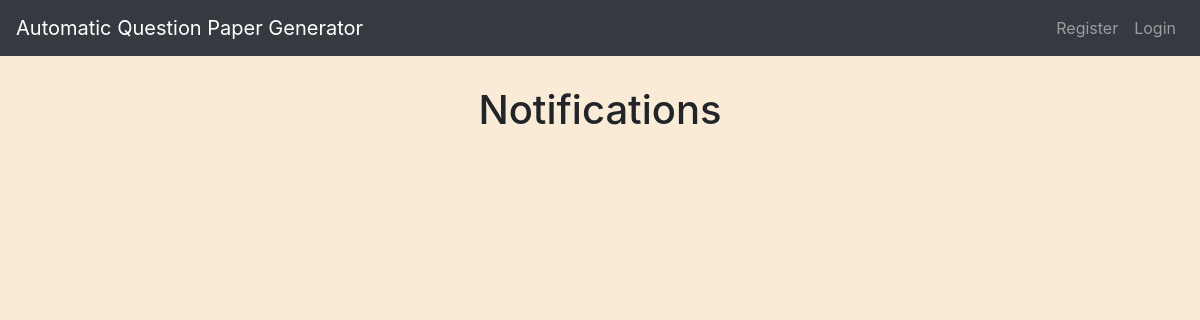
Page /notifications/ on the earlier database version.
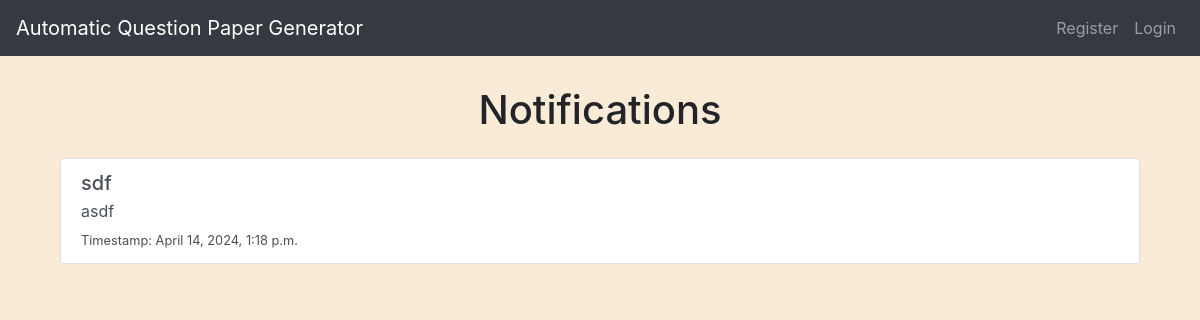
Same page on the later database version.
### myapp/models.py (models this page shows, shortened)
class Notification(models.Model):
    title = models.CharField(max_length=100)
    message = models.TextField()
    timestamp = models.DateTimeField(auto_now_add=True)

### myapp/views.py (the view)
# urls.py: path('notifications/', views.view_notifications, name='view_notifications'),
def view_notifications(request):
    notifications = Notification.objects.all()
    context = {
        'notifications': notifications
    }
    return render(request, 'notifications.html', context)

### templates/notifications.html (shortened to what this page needs)
{% extends 'base.html' %}
{% block content %}
<div class="container mt-4">
    <h1 class="mb-4">Notifications</h1>
    <div class="list-group">
        {% for notification in notifications %}
            <div class="list-group-item list-group-item-action">
                <h5 class="mb-1">{{ notification.title }}</h5>
                <p class="mb-1">{{ notification.message }}</p>
                <small>Timestamp: {{ notification.timestamp }}</small>
            </div>
        {% endfor %}
    </div>
</div>
{% endblock %}

### templates/base.html (shortened to what this page needs)
<!DOCTYPE html>
<html lang="en">
<head>
    <link rel="stylesheet" href="https://stackpath.bootstrapcdn.com/bootstrap/4.5.2/css/bootstrap.min.css">
    <link rel="stylesheet" href="https://cdnjs.cloudflare.com/ajax/libs/font-awesome/5.15.4/css/all.min.css">
</head>
<body>
<nav class="navbar navbar-expand-lg navbar-dark bg-dark">
    <a class="navbar-brand" href="{% url 'student_dashboard' %}">Automatic Question Paper Generator</a>
    <div class="collapse navbar-collapse" id="navbarNav">
        <ul class="navbar-nav ml-auto">
            {% if student %}
                <li class="nav-item">
                    <span class="nav-link">Welcome, {{ student.Username }}</span>
                </li>
                <li class="nav-item">
                    <a class="nav-link" href="{% url 'student_dashboard' %}">Home</a>
                </li>
                <li class="nav-item">
                    <a class="nav-link" href="{% url 'view_submitted_papers' %}">Submitted Papers</a>
                </li>
                <li class="nav-item">
                    <a class="nav-link" href="{% url 'logout' %}">Logout</a>
                </li>
                <li class="nav-item">
                    <a class="nav-link" href="{% url "view_notifications" %}">
                        <i class="fas fa-bell"></i>
                    </a>
                </li>
            {% else %}
                <li class="nav-item">
                    <a class="nav-link" href="{% url 'register_student' %}">Register</a>
                </li>
                <li class="nav-item">
                    <a class="nav-link" href="{% url 'student_login' %}">Login</a>
                </li>
            {% endif %}
        </ul>
    </div>
</nav>
<div class="container mt-4">
    {% block content %}{% endblock %}
</div>
</body>
</html>

### templates/base.html (style rules this page uses)
body { background-color: antiquewhite; }
h1, h2 , h3 , h4 { margin: 30px; text-align: center; }

Differences in the rows shown:
added Notification: title "sdf", message "asdf", timestamp "April 14, 2024, 1:18 p.m."
